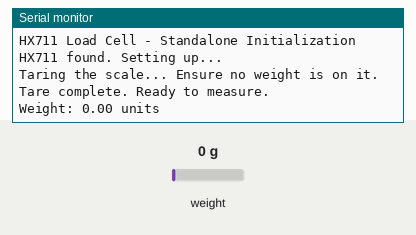
This sketch was run on a simulated Arduino Uno, built with avr-gcc and run on an emulated ATmega328P. Shown: the last lines printed to the serial monitor. The test bench sets the inputs (shaded band); at power-on: weight on the scale 0 g.

Above: at 2.2 s.
2.3 s: weight on the scale set to 100 g
At 2.9 s:
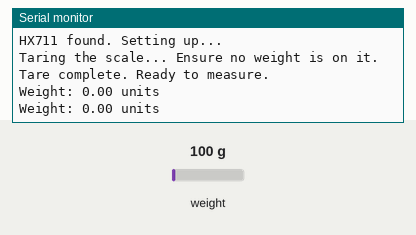
3.8 s: weight on the scale set to 1250 g
At 4.4 s:
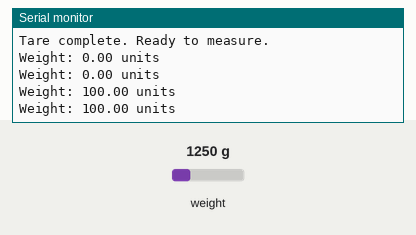
Timing chart, 0 to 6.8 s (numbered marks = the images above; inputs shaded):
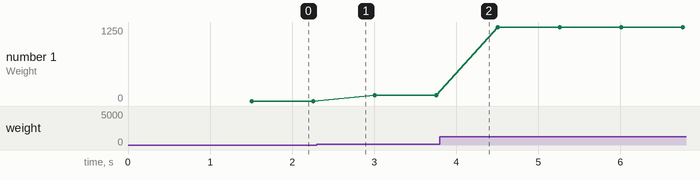

The sketch:

HX711.ino
```cpp
#include <HX711.h>

// --- Pin Definitions ---
const int HX711_DT = 4;
const int HX711_SCK = 5;

// --- Objects ---
HX711 scale;

// --- Calibration Factor ---
// You MUST calculate this for your specific load cell.
// Formula: Calibration Factor = (Raw Reading) / (Known Weight)
float calibration_factor = 2280.0;

void setup() {
  Serial.begin(115200);
  while (!Serial) { delay(10); } // Wait for serial port to connect

  Serial.println("HX711 Load Cell - Standalone Initialization");

  // Initialize the scale
  scale.begin(HX711_DT, HX711_SCK);

  // Check if the scale is connected properly
  if (scale.is_ready()) {
    Serial.println("HX711 found. Setting up...");

    // Set the calibration factor
    scale.set_scale(calibration_factor);

    // Tare the scale (reset to 0)
    Serial.println("Taring the scale... Ensure no weight is on it.");
    scale.tare();

    Serial.println("Tare complete. Ready to measure.");
  } else {
    Serial.println("HX711 not found. Please check your wiring.");
    while (1); // Halt execution if wiring is wrong
  }
}

void loop() {
  // Check if the HX711 has a new reading available
  if (scale.is_ready()) {
    // Read the weight (average of 5 readings to smooth out noise)
    float weight = scale.get_units(5);

    Serial.print("Weight: ");
    Serial.print(weight, 2); // Print with 2 decimal places
    Serial.println(" units");
  } else {
    Serial.println("Error: HX711 not responding.");
  }

  // Small delay to prevent flooding the Serial Monitor
  delay(250);
}
```

Measured:
- plotted number 1: 0 → 100 after the input at 2.3 s, 100 → 1250 after the input at 3.8 s
